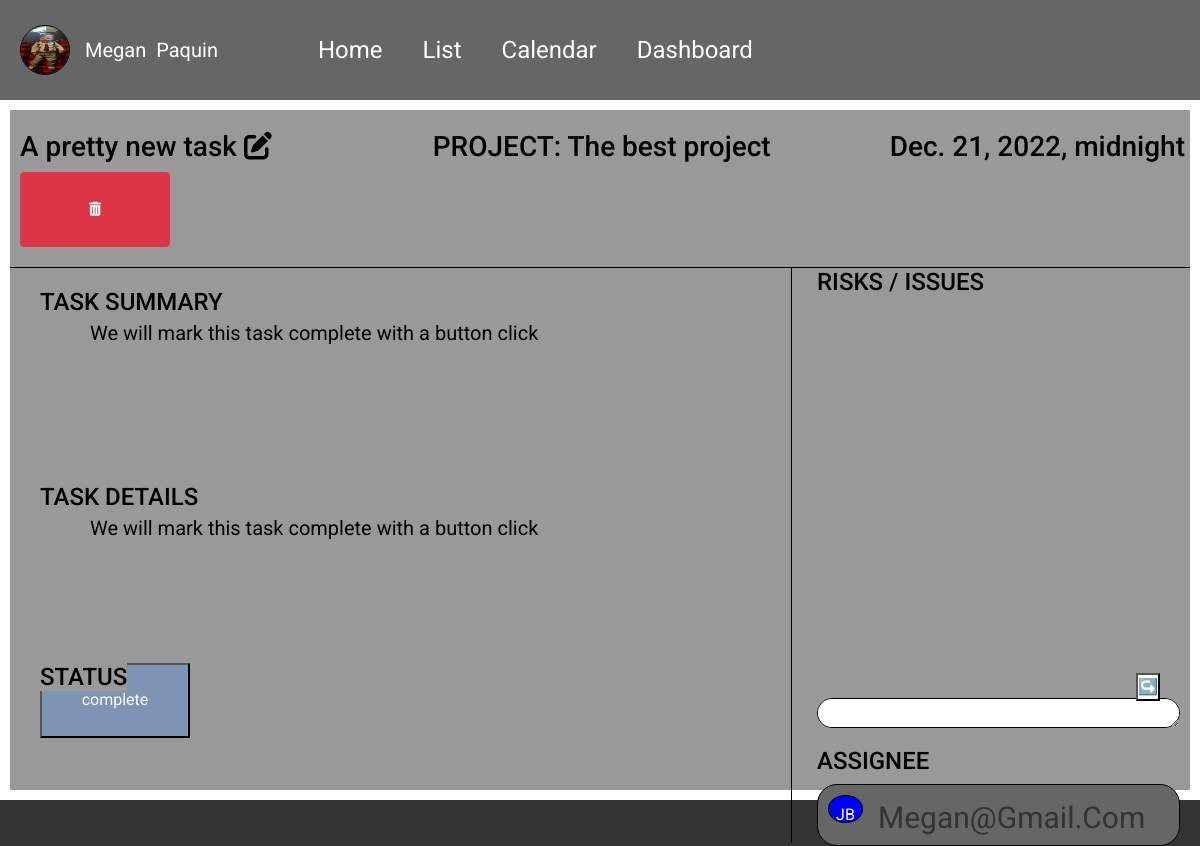
The page /tasks/6 (signed in) on the database as committed earlier.
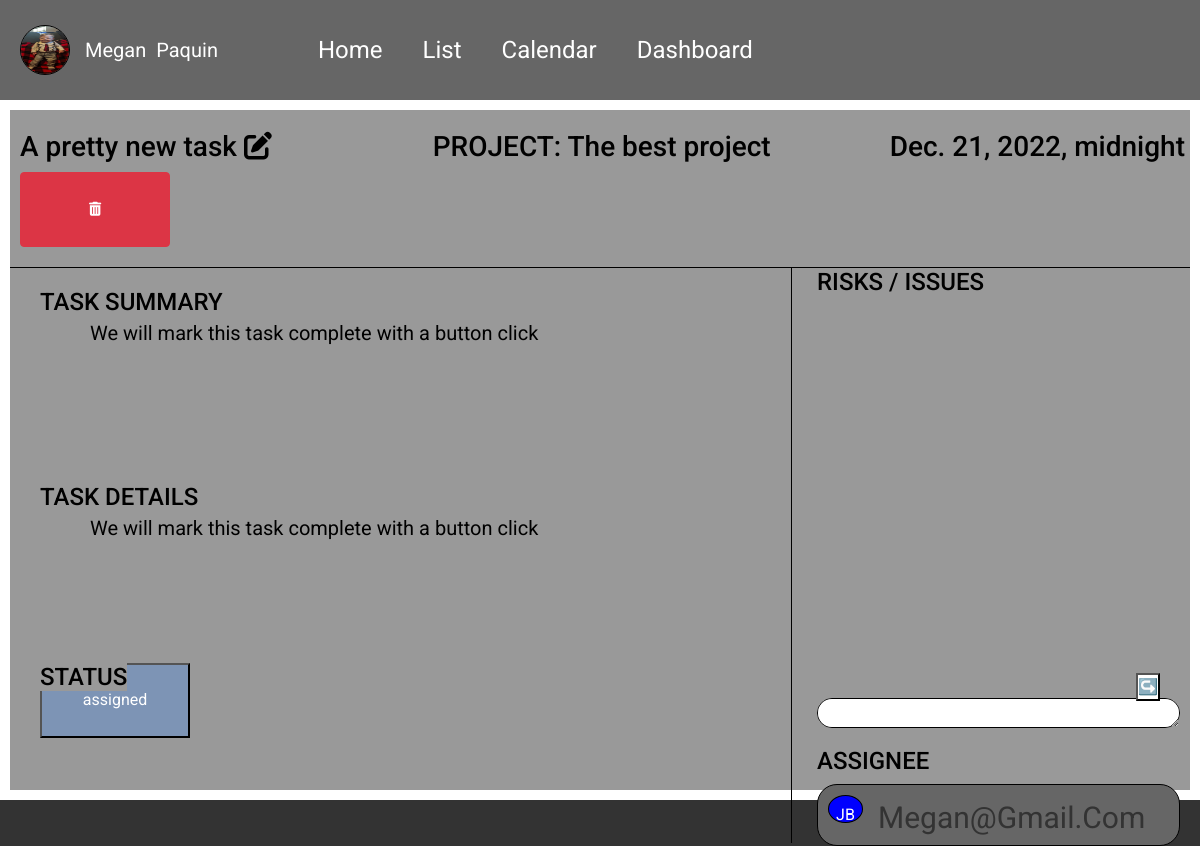
The same page on the database as committed later.
### tasks/models.py (models this page shows, shortened)
class Task(models.Model):
    task_name = models.CharField(max_length=120)
    task_summary = models.TextField()
    task_details = models.TextField()
    created_on = models.DateTimeField(auto_now_add=True)
    deadline = models.DateTimeField()
    assignee = models.ForeignKey(
        get_user_model(),
        on_delete=models.CASCADE,
        related_name="task_assignee"
    )
    author = models.ForeignKey(
        get_user_model(),
        on_delete=models.CASCADE,
        related_name="task_author"
    )
    status = models.ForeignKey(
        Status,
        on_delete=models.CASCADE,
        blank = True,
        null = True
    )
    project = models.ForeignKey(
        Project,
        on_delete=models.CASCADE,
        blank=True,
        null=True
    )
    priority = models.ForeignKey(
        Priority,
        on_delete=models.CASCADE,
        blank = True,
        null = True
    )

class Status(models.Model):
    name = models.CharField(max_length=128)
    description = models.CharField(max_length=128)
    def __str__(self):
        return self.name

### projects/models.py (models this page shows, shortened)
class Project(models.Model):
    title = models.CharField(max_length=120)
    summary = models.TextField()
    deadline = models.DateTimeField()
    created_on = models.DateTimeField(auto_now_add=True)
    author = models.ForeignKey(
        get_user_model(),
        on_delete=models.CASCADE,
        related_name="project_author"
    )
    status = models.ForeignKey(
        Status,
        on_delete=models.CASCADE,
        blank = True,
        null = True
    )
    members = models.ManyToManyField(CustomUser)
    def __str__(self):
        return self.title

### accounts/models.py (models this page shows)
class CustomUser(AbstractBaseUser, PermissionsMixin):
    email = models.EmailField(_('email address'), unique=True)
    is_staff = models.BooleanField(default=False)
    is_active = models.BooleanField(default=True)
    date_joined = models.DateTimeField(default=timezone.now)
    USERNAME_FIELD = 'email'
    REQUIRED_FIELDS = []
    color = models.CharField(max_length=7, default="#FFFFFF")
    first_name = models.CharField(max_length=128)
    last_name = models.CharField(max_length=128)
    phone = models.CharField(max_length=9, null=True)
    image = models.ImageField(upload_to='images/', default='images/default_img.png')
    objects = CustomUserManager()
    def __str__(self):
        return self.email

### tasks/views.py (the view, shortened to what this page needs)
# urls.py: path('<int:pk>', TaskDetailView.as_view(), name="task-detail"),
class TaskDetailView(FormMixin, UserPassesTestMixin, DetailView):
    template_name = "tasks/task-detail.html"
    model = Task
    form_class = TaskCommentForm
    def get_context_data(self, **kwargs):
        context = super(TaskDetailView, self).get_context_data(**kwargs)
        context['comments'] = Comment.objects.all().order_by('created_on').reverse()
        context['form'] = TaskCommentForm(initial={'task': self.object})
        return context
    def test_func(self):
        ticket_obj = self.get_object()
        return ticket_obj.author == self.request.user

### tasks/forms.py
class TaskCommentForm(forms.ModelForm):
    class Meta:
        model = Comment
        fields = ['comment']

### templates/tasks/task-detail.html (shortened to what this page needs)
{% extends 'base.html' %}
{% load static %}
{% block links %}
    <link rel="stylesheet" href="{% static 'css/task-detail.css' %}" />
    <link href="https://cdn.jsdelivr.net/npm/bootstrap@5.2.3/dist/css/bootstrap.min.css" rel="stylesheet">
{% endblock links %}
{% block contents %}
<div class="everything">
    <div class="top-section">
        <div class="task-name">
            <h3>{{ task.task_name | truncatechars:100 }} <a href="{% url 'task-update' task.id%}"><i class="fa-solid fa-pen-to-square"></i></a></h3>
            <button type="button" class="delete-task bs-modal btn btn-sm btn-danger" data-form-url="{% url 'task-delete' task.id %}">
                <span class="fa fa-trash"></span>
            </button>
        </div>
        <div class="project">
            <h3>PROJECT: {{ task.project | truncatechars:100 }}</h3>
        </div>
        <div class="deadline">
            <h3>{{ task.deadline }}</h3>
        </div>
    </div>
    <div class="bottom-section">
        <div class="left-section">
            <div class="summary">
                <h4>TASK SUMMARY</h4>
                <p>{{ task.task_summary }}</p>
            </div>
            <div class="details">
                <h4>TASK DETAILS</h4>
                <p>{{ task.task_details}}</p>
            </div>
            <div class="status">
                <h4>STATUS</h4>
                <button>{{ task.status }}</button>
            </div>
        </div>
        <div class="right-section">
            <h4>RISKS / ISSUES</h4>
            <div class="risks">
            </div>
            <div class="comment">
                <form method="POST">
                    <span>{{ form.comment }}</span>
                    <input type="submit" value="↪️" class="comment-button">
                </form>
            </div>
            <div class="assignee">
                <h4>ASSIGNEE</h4>
                <div class="user-bubble">
                    <div class="circle">JB</div>
                    <span>{{ task.assignee }}</span>
                </div>
            </div>
        </div>
    </div>
</div>
{% endblock contents %}

Rows that differ between the two databases and show on the page:
changed Task "A pretty new task": status "complete" → "assigned"
